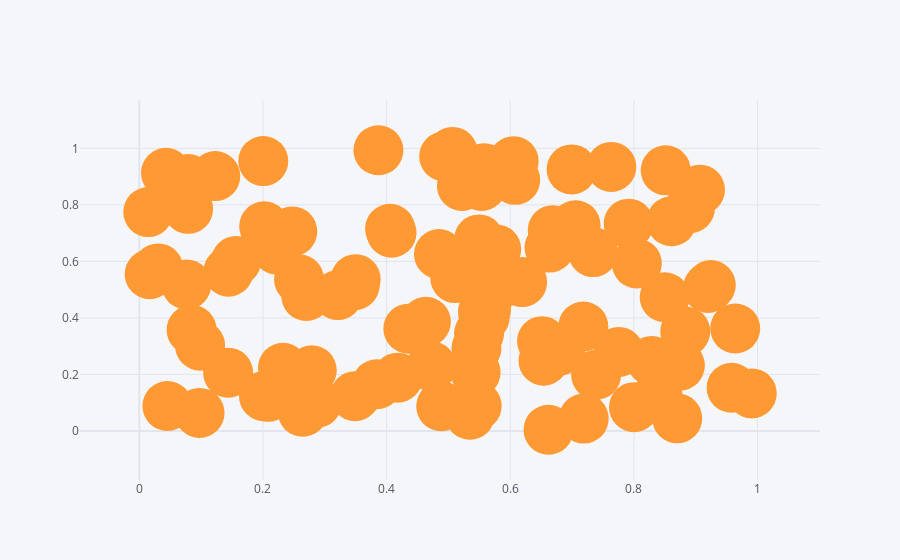

The notebook cell saved with this chart:
### Code cell
df.iplot(x="A", y="B",mode= "markers", size=50)
